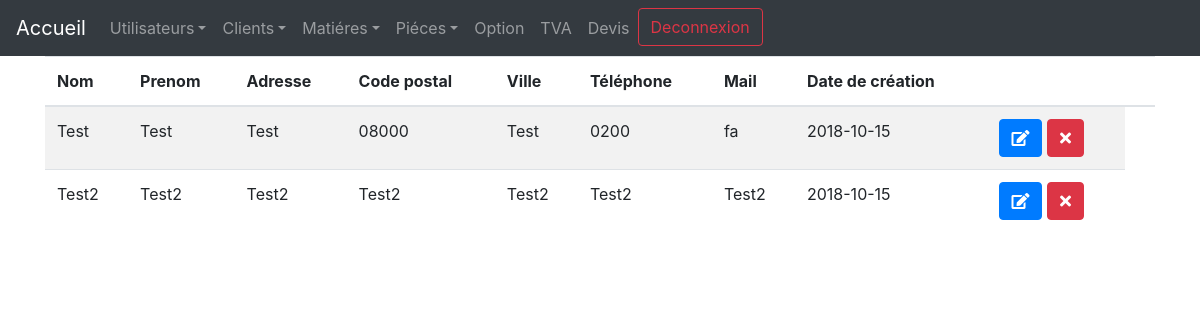
The page /view/ClientView.php (signed in) on the database as committed earlier.
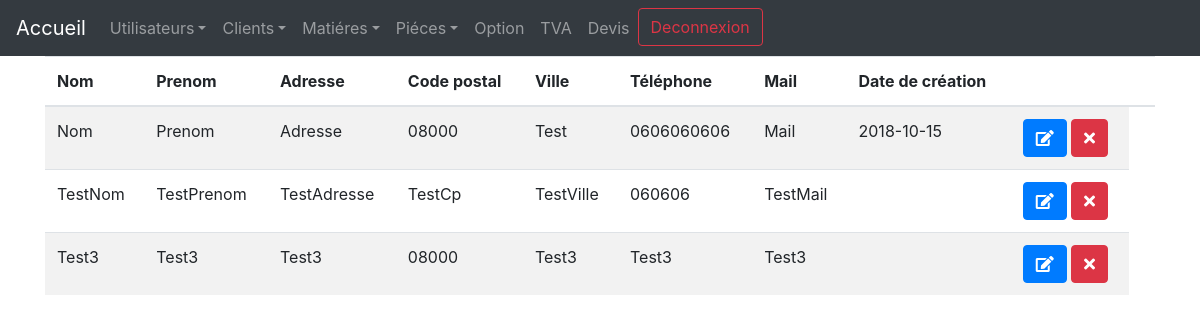
The same page on the database as committed later.
### tables this page shows
CREATE TABLE `clients` (
  `Id_client` int(10) NOT NULL,
  `Nom_client` varchar(50) NOT NULL,
  `Prenom_client` varchar(50) NOT NULL,
  `Adresse_client` varchar(60) NOT NULL,
  `Cp_client` varchar(10) NOT NULL,
  `Ville_client` varchar(55) NOT NULL,
  `Tel_client` varchar(20) NOT NULL,
  `Mail_client` varchar(255) NOT NULL,
  `DateCrea_client` varchar(50) NOT NULL,
  `Prospect_client` tinyint(1) NOT NULL,
  `Id_user` int(10) NOT NULL
);

### model/ClientManager.php (called while the page is built, shortened)
<?php
class ClientManager
{
	private $_Db;
	public function SetDb(PDO $db)
	{
		$this->_Db = $db;
	}
    public function GetClientsAdmin()
    {
    	$clientsAdmin = [];
    	$q = $this->_Db->query('SELECT * FROM clients');
    	while ($donnees = $q->fetch(PDO::FETCH_ASSOC))
        {
            $clientsAdmin[] = new Client($donnees);
        }
        return $clientsAdmin;
    }
}

### model/ClientClass.php (called while the page is built, shortened)
<?php
class Client
{
	private $_Id;
	private $_Adresse;
	private $_CodePostal;
	private $_DateCreation;
	private $_Mail;
	private $_Nom;
	private $_Prenom;
	private $_Tel;
	private $_Ville;
    public function hydrate(array $donnees)
    {
        foreach ($donnees as $key => $value)
        {
            $method = 'Set'.ucfirst($key);
            $method = substr($method, 0, -7);
        }
    }
    public function GetId(){return $this->_Id;}
    public function GetAdresse() {return $this->_Adresse;}
    public function GetCodePostal() {return $this->_CodePostal;}
    public function GetDateCreation() {return $this->_DateCreation;}
    public function GetMail() {return $this->_Mail;}
    public function GetNom() {return $this->_Nom;}
    public function GetPrenom() {return $this->_Prenom;}
    public function GetTel() {return $this->_Tel;}
    public function GetVille() {return $this->_Ville;}
    public function SetId($id){$this -> _Id = (int) $id;}
    public function SetAdresse($adresse){$this -> _Adresse = $adresse;}
    public function SetCp($codepostal){$this -> _CodePostal = $codepostal;}
    public function SetDateCrea($datecreation){$this -> _DateCreation = $datecreation;}
    public function SetMail($mail){$this -> _Mail = $mail;}
    public function SetNom($nom){$this -> _Nom = $nom;}
    public function SetPrenom($prenom){$this -> _Prenom = $prenom;}
    public function SetTel($tel){$this -> _Tel = $tel;}
    public function SetVille($ville){$this -> _Ville = $ville;}
}

### view/ClientView.php (the view, shortened to what this page needs)
<?php
include('header.php');
$db = new PDO('mysql:host=localhost;dbname=srg', 'root', '');
$ManagerClient = new ClientManager($db);
if(!empty($_SESSION)){
		  if($_SESSION['Role_user'] != 1){
echo("
<body>
<div class='container'>
<table class='table table-striped'>
  <thead>
    <tr>
      <th scope='col'>Nom</th>
      <th scope='col'>Prenom</th>
      <th scope='col'>Adresse</th>
      <th scope='col'>Code postal</th>
      <th scope='col'>Ville</th>
      <th scope='col'>Téléphone</th>
      <th scope='col'>Mail</th>
      <th scope='col'>Date de création</th>
      <th scope='col'></th>
      <th scope='col'></th>
    </tr>
  </thead>
  <tbody>");
$clients = $ManagerClient->GetClients($iduser);
var_dump($clients);
foreach ($clients as $client){
    echo("<tr>");
    echo("<td>" .$client->GetNom(). "</td>");
    echo("<td>" .$client->GetPrenom(). "</td>");
    echo("<td>" .$client->GetAdresse(). "</td>");
    echo("<td>" .$client->GetCodePostal(). "</td>");
    echo("<td>" .$client->GetVille(). "</td>");
    echo("<td>" .$client->GetTel(). "</td>");
    echo("<td>" .$client->GetMail(). "</td>");
    echo("<td>" .$client->GetDateCreation(). "</td>");
    echo ("<td><button  onclick='edit(".$client->GetId().")' class='btn btn-primary'><span class='fas fa-edit'></span></button> <button onclick='supp(".$client->GetId().")' class='btn btn-danger'><span class='fas fa-times'></span></button></td>");
    echo ("</tr>");
}
echo ("</tbody>
    </table>
</div class='container'>
    </body>
");
}else {
echo("
<body>
<div class='container'>
<table class='table table-striped'>
  <thead>
    <tr>
      <th scope='col'>Nom</th>
      <th scope='col'>Prenom</th>
      <th scope='col'>Adresse</th>
      <th scope='col'>Code postal</th>
      <th scope='col'>Ville</th>
      <th scope='col'>Téléphone</th>
      <th scope='col'>Mail</th>
      <th scope='col'>Date de création</th>
      <th scope='col'></th>
      <th scope='col'></th>
    </tr>
  </thead>
  <tbody>");
$clientsAdmin = $ManagerClient->GetClientsAdmin();
foreach ($clientsAdmin as $clientAdmin){
    echo("<tr>");
    echo("<td>" .$clientAdmin->GetNom(). "</td>");
    echo("<td>" .$clientAdmin->GetPrenom(). "</td>");
    echo("<td>" .$clientAdmin->GetAdresse(). "</td>");
    echo("<td>" .$clientAdmin->GetCodePostal(). "</td>");
    echo("<td>" .$clientAdmin->GetVille(). "</td>");
    echo("<td>" .$clientAdmin->GetTel(). "</td>");
    echo("<td>" .$clientAdmin->GetMail(). "</td>");
    echo("<td>" .$clientAdmin->GetDateCreation(). "</td>");
    echo ("<td><button  onclick='edit(".$clientAdmin->GetId().")' class='btn btn-primary'><span class='fas fa-edit'></span></button> <button onclick='supp(".$clientAdmin->GetId().")' class='btn btn-danger'><span class='fas fa-times'></span></button></td>");
    echo ("</tr>");
}
}
echo ("</tbody>
    </table>
</div class='container'>
    </body>
");
}
?>

### view/header.php (shortened to what this page needs)
<?php
require('../model/ClientManager.php');
require('../model/ClientClass.php');
 ?>
<!DOCTYPE html>
<html>
<head>
	<link rel="stylesheet" type="text/css" href="../public/css/normalize.css">
	<link rel="stylesheet" href="https://use.fontawesome.com/releases/v5.3.1/css/all.css">
	<link rel="stylesheet" href="https://stackpath.bootstrapcdn.com/bootstrap/4.1.3/css/bootstrap.min.css">
	<link rel="stylesheet" type="text/css" href="../public/css/main.css">
</head>
  <header>
	  	<nav class="navbar navbar-expand-sm bg-dark navbar-dark">
			<a class="navbar-brand" href="#">Accueil</a>
		<ul class="navbar-nav">
		<?php
		if(!empty($_SESSION)){
		  if($_SESSION['Role_user'] == 1){
				echo("<li class='nav-item'><div class='dropdown '><a class='dropdown-toggle nav-link' href='UserView.php' role='button' id='dropdownMenuLink' data-toggle='dropdown'>Utilisateurs</a><div class='dropdown-menu' aria-labelledby='dropdownMenuLink'><a class='dropdown-item' href='UserView.php'>Liste</a><a class='dropdown-item' href='AddUserView.php'>Création</a></div></div></li>");
				echo("<li class='nav-item'><div class='dropdown '><a class='dropdown-toggle nav-link' href='ClientView.php' role='button' id='dropdownMenuLink' data-toggle='dropdown'>Clients</a><div class='dropdown-menu' aria-labelledby='dropdownMenuLink'><a class='dropdown-item' href='ClientView.php'>Liste</a><a class='dropdown-item' href='AddClientView.php'>Création</a></div></div></li>");
				echo("<li class='nav-item'><div class='dropdown '><a class='dropdown-toggle nav-link' href='UserView.php' role='button' id='dropdownMenuLink' data-toggle='dropdown'>Matiéres</a><div class='dropdown-menu' aria-labelledby='dropdownMenuLink'><a class='dropdown-item' href='MatiereView.php'>Liste</a><a class='dropdown-item' href='AddMatiereView.php'>Création</a></div></div></li>");
				echo("<li class='nav-item'><div class='dropdown '><a class='dropdown-toggle nav-link' href='PieceView.php' role='button' id='dropdownMenuLink' data-toggle='dropdown'>Piéces</a><div class='dropdown-menu' aria-labelledby='dropdownMenuLink'><a class='dropdown-item' href='PieceView.php'>Liste</a><a class='dropdown-item' href='AddPieceView.php'>Création</a></div></div></li>");
				echo("<li class='nav-item'><a class='nav-link' href='OptionView.php'>Option</a></li>");
				echo("<li class='nav-item'><a class='nav-link' href='TVAView.php'>TVA</a></li>");
				echo("<li class='nav-item'><a class='nav-link' href='DevisView.php'>Devis</a></li>");
			}else{
			}
		}
		    if(isset($_SESSION['Id_user'])){
		        	echo("<li class='nav-item'><a class='btn btn-outline-danger my-2 my-sm-0' href='Logout.php'>Deconnexion</a></li>");
		     }
		     else {
		    	 echo("<li class='nav-item'><a class='btn btn-outline-success my-2 my-sm-0' href='ConnexionView.php'>Connexion</a> </li>");
		     }
	?>
	</ul>
    </nav>
  </header>

Rows that differ between the two databases and show on the page:
removed clients: Nom_client "Test2", Prenom_client "Test2", Adresse_client "Test2", Cp_client "Test2", Ville_client "Test2", Tel_client "Test2", Mail_client "Test2", DateCrea_client "2018-10-15"
changed clients "Test": Nom_client "Test" → "Nom"; Prenom_client "Test" → "Prenom"; Adresse_client "Test" → "Adresse"; Tel_client "0200" → "0606060606"; Mail_client "fa" → "Mail"
added clients: Nom_client "TestNom", Prenom_client "TestPrenom", Adresse_client "TestAdresse", Cp_client "TestCp", Ville_client "TestVille", Tel_client "060606", Mail_client "TestMail"
added clients: Nom_client "Test3", Prenom_client "Test3", Adresse_client "Test3", Cp_client "08000", Ville_client "Test3", Tel_client "Test3", Mail_client "Test3"
